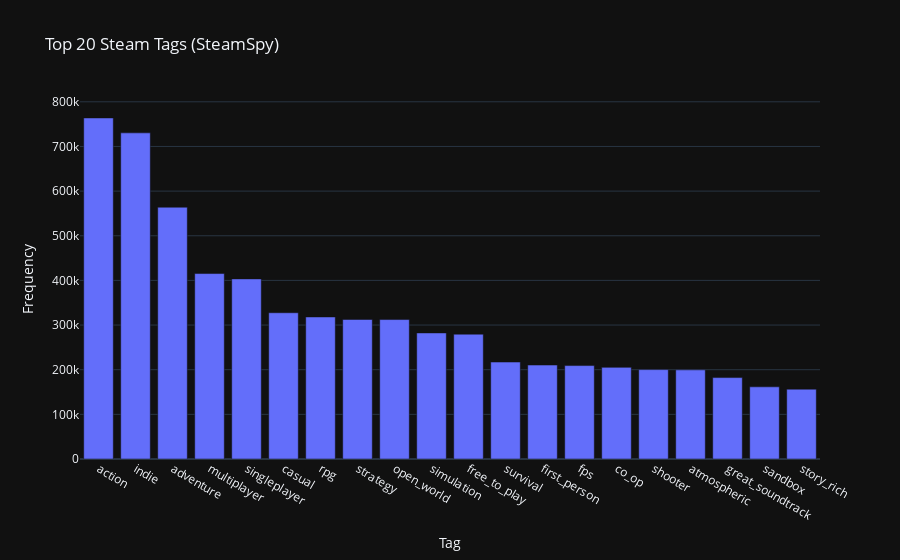

The notebook cell this image was saved under:
### Markdown cell above
Top Steam tags

### Code cell
fig_tags = px.bar(
    top20_tags,
    x="Tag",
    y="Count",
    title="Top 20 Steam Tags (SteamSpy)",
    labels={"Tag": "Tag", "Count": "Frequency"}
)
fig_tags.show()

### Figure 1 — Plotly figure (JSON) as saved in the notebook; plotly's stock layout.template omitted (floating-point values rounded to 4 significant figures)
{"data": [{"hovertemplate": "Tag=%{x}<br>Frequency=%{y}<extra></extra>", "legendgroup": "", "marker": {"color": "#636efa", "pattern": {"shape": ""}}, "name": "", "orientation": "v", "showlegend": false, "textposition": "auto", "x": ["action", "indie", "adventure", "multiplayer", "singleplayer", "casual", "rpg", "strategy", "open_world", "simulation", "free_to_play", "survival", "first_person", "fps", "co_op", "shooter", "atmospheric", "great_soundtrack", "sandbox", "story_rich"], "xaxis": "x", "y": [763849, 730458, 563927, 415341, 403390, 327532, 318176, 312526, 312337, 282366, 279564, 217127, 210418, 209224, 205249, 200226, 199678, 182345, 161617, 156399], "yaxis": "y", "type": "bar"}], "layout": {"xaxis": {"anchor": "y", "domain": [0.0, 1.0], "title": {"text": "Tag"}}, "yaxis": {"anchor": "x", "domain": [0.0, 1.0], "title": {"text": "Frequency"}}, "legend": {"tracegroupgap": 0}, "title": {"text": "Top 20 Steam Tags (SteamSpy)"}, "barmode": "relative"}}
